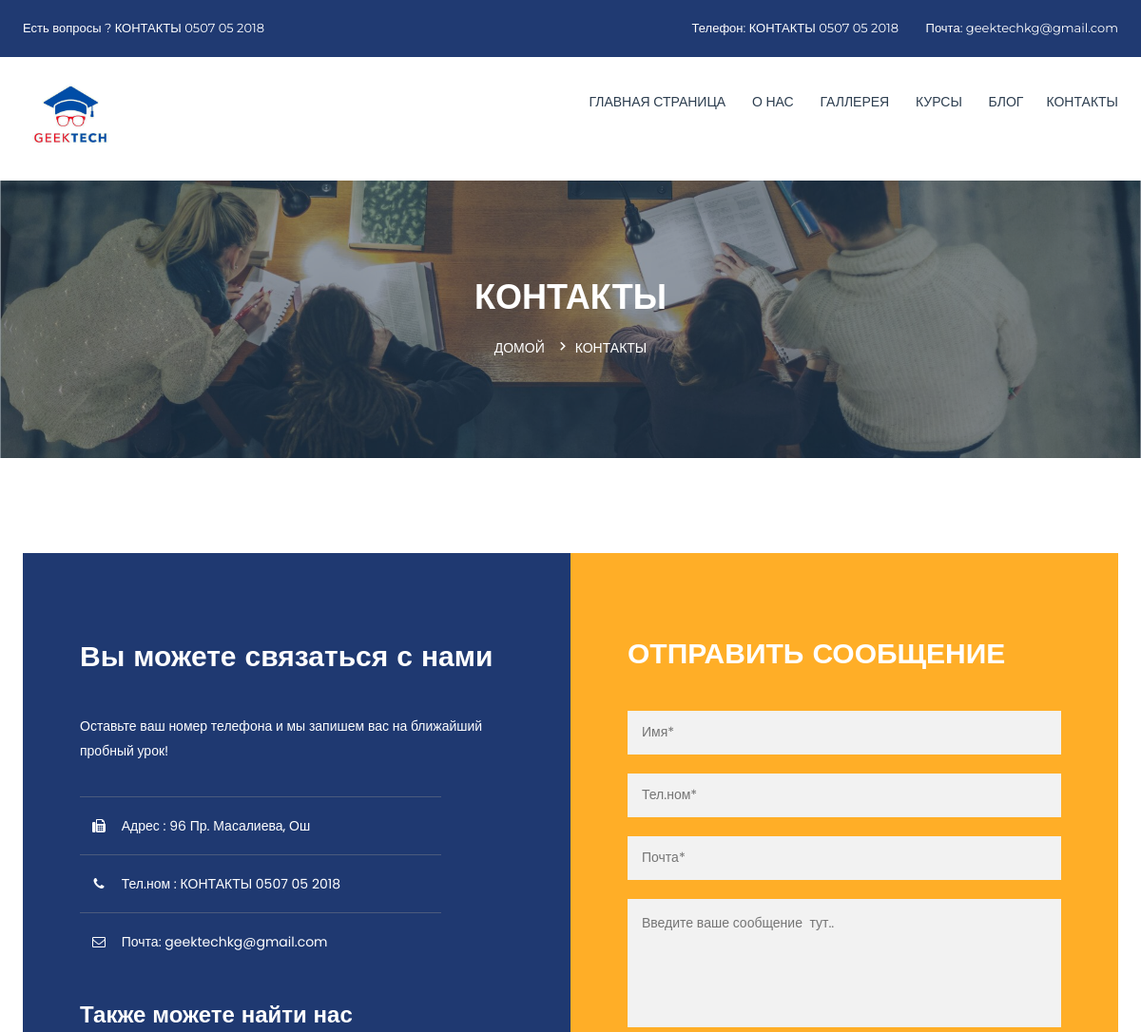
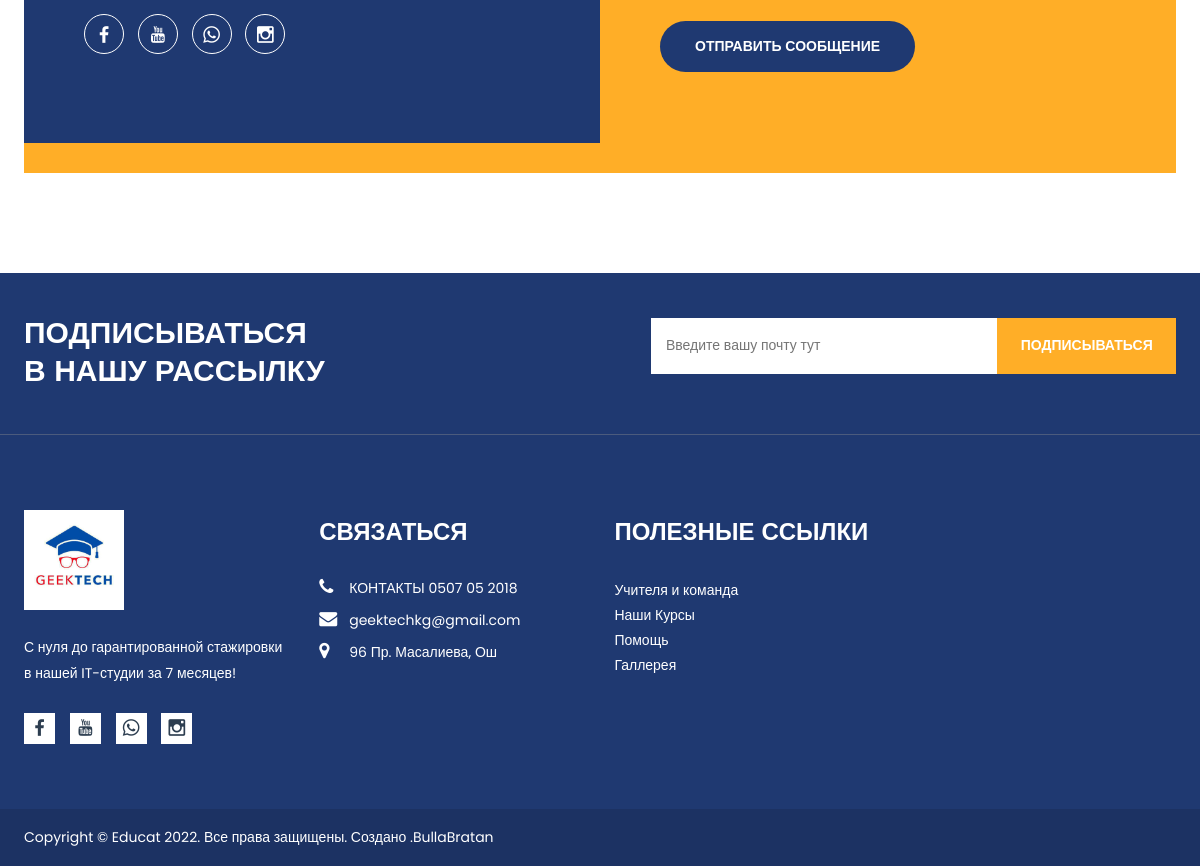
Page /contact/ on the committed database (2 pictures, top to bottom).
### apps/contacts/models.py (models this page shows, shortened)
class Contacts(models.Model):
    address = models.CharField(
        max_length = 255,
        verbose_name="Адрес: "
    )
    phone = models.CharField(
        max_length=255,
        verbose_name="Тел.ном: "
    )
    email = models.CharField(
        max_length=255,
        verbose_name="Почта: "
    )
    faceebook = models.URLField(
        verbose_name="Facebook",
        blank=True, null=True
    )
    instagram = models.URLField(
        verbose_name="Instagram",
        blank=True, null=True
    )
    youtube = models.URLField(
        verbose_name="YouTube",
        blank=True, null=True
    )
    whatsapp = models.URLField(
        verbose_name="WhatsApp",
        blank=True, null=True
    )
    class Meta:
        verbose_name = "Контакты"
        verbose_name_plural = "Контакты"

### apps/settings/models.py (models this page shows, shortened)
class Settins(models.Model):
    image = models.ImageField(
        upload_to='Site_image',
        verbose_name="Логотип"
    )
    name = models.CharField(
        max_length=255,
        verbose_name="Название сайта"
    )
    description = models.TextField(
        verbose_name="Описание сайта"
    )
    class Meta:
        verbose_name = "Настройки"
        verbose_name_plural = "Настройки"

### apps/contacts/views.py (the view, shortened to what this page needs)
# urls.py: path('contact/', contact, name="contact"),
def contact(request):
    settings = Settins.objects.latest('id')
    contacts = Contacts.objects.latest('id')
    context = {
        'settings': settings,
        'contacts': contacts,
    }
    return render(request, 'contact.html', context)

### templates/contact.html (shortened to what this page needs)
{% extends 'homepage.html'%}
{%load static %}
{%block content%}
                {% include 'header.html'%}
                <div class="breadcrumb-banner-area">
                    <div class="container">
                        <div class="row">
                            <div class="col-md-12">
                                <div class="breadcrumb-text">
                                    <h1 class="text-center">Контакты</h1>
                                    <div class="breadcrumb-bar">
                                        <ul class="breadcrumb text-center">
                                            <li><a href="{% url 'index'%}">Домой</a></li>
                                            <li>Контакты</li>
                                        </ul>
                                    </div>
                                </div>
                            </div>
                        </div>
                    </div>
                </div>
                <div class="contact-area pt-100 pb-100">
                    <div class="container">
                        <div class="row g-0">
                           <div class="col-md-12 col-lg-6 blue-bg">
                                <div class="edubuzz-address">
                                    <h2 class="contact-title">Вы можете связаться с нами</h2>
                                    <p>Оставьте ваш номер телефона и мы запишем вас на ближайший пробный урок!</p>
                                    <ul>
                                        <li><i class="fa fa-fax"></i> Адрес : {{contacts.address}}</li>
                                        <li><i class="fa fa-phone"></i> Тел.ном : {{contacts.phone}}</li>
                                        <li><i class="fa fa-envelope-o"></i> Почта: {{contacts.email}}</li>
                                    </ul>
                                    <div class="contact-social">
                                        <h3><strong>Также можете найти нас</strong></h3>
                                        <ul>
                                            <li><a href="{{contacts.facebook}}"><i class="zmdi zmdi-facebook"></i></a></li>
                                            <li><a href="{{contacts.youtube}}"><i class="zmdi zmdi-youtube"></i></a></li>
                                            <li><a href="{{contacts.whatsapp}}"><i class="zmdi zmdi-whatsapp"></i></a></li>
                                            <li><a href="{{contacts.instagram}}"><i class="zmdi zmdi-instagram"></i></a></li>
                                        </ul>
                                    </div>
                                </div>
                            </div>
                           <div class="col-md-12 col-lg-6 yellow-bg">
                                <div class="contact-form-wrap">
                                    <h2 class="contact-title">ОТПРАВИТЬ СООБЩЕНИЕ</h2>
                                    <form  method="POST">
                                        <div class="row">
                                            <div class="col-12">
                                                <div class="contact-form-style mb-20">
                                                    <input name="name" placeholder="Имя*" type="text">
                                                </div>
                                            </div>
                                            <div class="col-12">
                                                <div class="contact-form-style mb-20">
                                                    <input name="phone" placeholder="Тел.ном*" type="text">
                                                </div>
                                            </div>
                                            <div class="col-12">
                                                <div class="contact-form-style mb-20">
                                                    <input name="email" placeholder="Почта*" type="email">
                                                </div>
                                            </div>
                                            <div class="col-md-12">
                                                <div class="contact-form-style">
                                                    <textarea name="message" placeholder="Введите ваше сообщение  тут.."></textarea>
                                                    <button class="button-default" type="submit"><span>ОТПРАВИТЬ СООБЩЕНИЕ</span></button>
                                                </div>
                                            </div>
                                        </div>
                                    </form>
                                </div>
                            </div>
                        </div>
                    </div>
                </div>
                {% include 'footer.html'%}
{%endblock%}

### templates/header.html (shortened to what this page needs)
{%load static%}
<header>
    <div class="header-top">
        <div class="container">
            <div class="row">
                <div class="col-lg-7 col-md-6 col-12">
                    <span>Есть вопросы ? {{contacts.phone}}</span>
                </div>
                <div class="col-lg-5 col-md-6 col-12">
                    <div class="header-top-right">
                        <span>Телефон: {{contacts.phone}}</span>
                        <span>Почта: {{contacts.email}}</span>
                    </div>
                </div>
            </div>
        </div>
    </div>
    <div class="header-logo-menu sticker">
        <div class="container">
            <div class="row">
                <div class="col-lg-3 col-12">
                    <div class="logo">
                        <a href="{% url 'index'%}"><img src="{{settings.image.url}}" width = '100px' alt="EDUCAT"></a>
                    </div>
                </div>
                <div class="col-lg-9 col-12">
                    <div class="mainmenu-area pull-right">
                        <div class="mainmenu d-none d-lg-block">
                            <nav>
                                <ul id="nav">
                                    <li class="current"><a href="{% url 'index'%}">Главная страница </a>
                                    </li>
                                    <li><a href="{% url 'about'%}">О нас</a></li>
                                    <li><a href="{% url 'gallery'%}">Галлерея</a>
                                    </li>
                                    <li><a href="{% url 'course'%}">Курсы</a>
                                    </li>
                                    <li><a href="{% url 'news'%}">Блог</a>
                                    <li><a href="{% url 'contact'%}">Контакты</a></li>
                                </ul>
                            </nav>
                        </div>
                    </div>
                </div>
            </div>
        </div>
    </div>
</header>

### templates/footer.html (shortened to what this page needs)
{% load static %}
<footer>
    <div class="newsletter-area">
        <div class="container">
            <div class="row">
                <div class="col-lg-5 col-md-5">
                    <div class="newsletter-content">
                        <h3>ПОДПИСЫВАТЬСЯ</h3>
                        <h2>
                            В НАШУ РАССЫЛКУ</h2>
                    </div>
                </div>
                <div class="col-lg-7 col-md-7">
                    <div class="newsletter-form angle">
                        <form method = "POST">
                            <div class="subscribe-form">
                                <input name="email"  placeholder="Введите вашу почту тут">
                                <button name="submit" type="submit">ПОДПИСЫВАТЬСЯ</button>
                            </div>
                        </form>
                    </div>
                </div>
            </div>
        </div>
    </div>
    <div class="footer-widget-area">
        <div class="container">
            <div class="row">
                <div class="col-lg-3 col-md-6">
                    <div class="single-footer-widget">
                        <div class="footer-logo">
                            <a href="{% url 'index'%}"><img src="{{settings.image.url}}" width = "100px"alt=""></a>
                        </div>
                        <p>{{settings.description}}</p>
                        <div class="social-icons">
                            <a href="{{contacts.facebook}}"><i class="zmdi zmdi-facebook"></i></a>
                            <a href="{{contacts.youtube}}"><i class="zmdi zmdi-youtube"></i></a>
                            <a href="{{contacts.whatsapp}}"><i class="zmdi zmdi-whatsapp"></i></a>
                            <a href="{{contacts.instagram}}"><i class="zmdi zmdi-instagram"></i></a>
                        </div>
                    </div>
                </div>
                <div class="col-lg-3 col-md-6">
                    <div class="single-footer-widget">
                        <h3>СВЯЗАТЬСЯ</h3>
                        <a href="tel:555-555-1212"><i class="fa fa-phone"></i>{{contacts.phone}}</a>
                        <span><i class="fa fa-envelope"></i>{{contacts.email}}</span>
                        <span><i class="fa fa-map-marker"></i>{{contacts.address}}</span>
                    </div>
                </div>
                <div class="col-lg-3 col-md-6">
                    <div class="single-footer-widget">
                        <h3>Полезные Ссылки </h3>
                        <ul class="footer-list">
                            <li><a href="{% url 'about'%}">Учителя и команда </a></li>
                            <li><a href="{% url 'course'%}">Наши  Курсы</a></li>
                            <li><a href="{% url 'contact'%}">Помощь</a></li>
                            <li><a href="{%url 'gallery'%}">Галлерея </a></li>
                        </ul>
                    </div>
                </div>
            </div>
        </div>
    </div>
    <div class="footer-area">
        <div class="container">
            <div class="row">
                <div class="col-lg-6 col-md-7 col-12">
                    <span>Copyright &copy; Educat 2022. Все права защищены. Создано .<a href="https://github.com/Nurbolottop">BullaBratan</a></span>
                </div>
                <div class="col-lg-6 col-md-5 col-12">
                </div>
            </div>
        </div>
    </div>
</footer>

### static/css/responsive.css (style rules this page uses)
@media (min-width: 1200px) and (max-width: 1500px) { .container { width: 1230px } }
@media (min-width: 1200px) and (max-width: 1500px) { .as-mainwrapper .container { width: 1200px } }
@media (min-width: 1200px) and (max-width: 1500px) { .header-top:before { width: 44%; } }
@media (min-width: 1200px) and (max-width: 1500px) { .header-top:after { right: 44%; } }
@media (min-width: 1200px) and (max-width: 1500px) { .newsletter-area:before { width: 46.5%; } }
@media (min-width: 1200px) and (max-width: 1500px) { .newsletter-area:after { left: 46.5%; } }

### rows in the picture
Contacts: phone "КОНТАКТЫ 0507 05 2018", email "geektechkg@gmail.com", address "96 Пр. Масалиева, Ош"
Settins: image (picture), description "С нуля до гарантированной стажировки в нашей IT-студии за 7 месяцев!"
